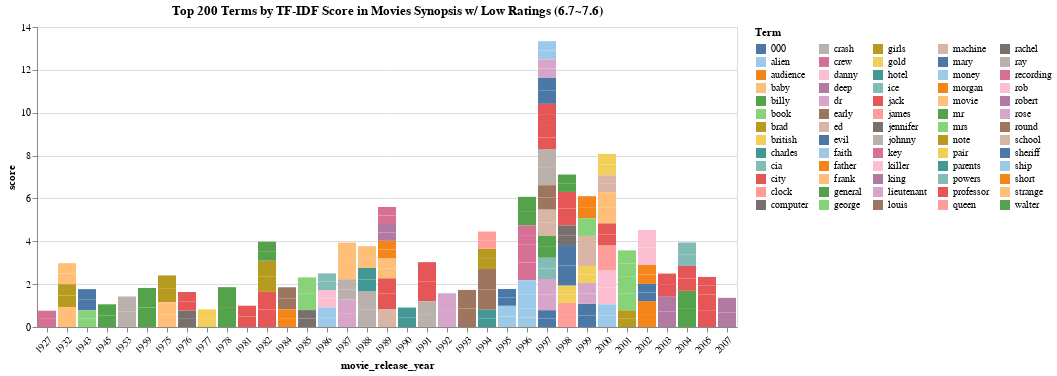

The code cell stored with this chart in its notebook:
### Code cell
# realtively med ratings
df = med
col = 'synopsis'
helper_fnc = [indicate_year, is_name]

df[col] = df[col].str.replace(r'\[.*\]', '', regex=True)
df[col] = df[col].fillna('')
df.reset_index(drop=True, inplace=True)


documents = df[col].tolist()
vectorizer = TfidfVectorizer(max_df=.8, min_df=0.05, stop_words='english', lowercase=True)
transformed_documents = vectorizer.fit_transform(documents)

# top features for each document
transformed_documents_as_array = transformed_documents.toarray()

dates = df['release_year'].tolist()
tfidf_results = []

# Loop through each document and get the top terms
for counter, doc in enumerate(transformed_documents_as_array):
    # create a df with the top terms
    tf_idf_tuples = list(zip(vectorizer.get_feature_names_out(), doc))
    one_doc_as_df = pd.DataFrame(tf_idf_tuples, columns=['term', 'score']).sort_values(by='score', ascending=False).reset_index(drop=True)
    one_doc_as_df['movie_release_year'] = dates[counter]
    # create indicator for year and name
    one_doc_as_df['is_year'] = one_doc_as_df['term'].apply(helper_fnc[0])
    tfidf_results.append(one_doc_as_df)
    one_doc_as_df['is_name'] = one_doc_as_df['term'].apply(helper_fnc[1])
    tfidf_results.append(one_doc_as_df)

tfidf_df = pd.concat(tfidf_results)
tfidf_df = tfidf_df.sort_values(by=['score'], ascending=False).reset_index(drop=True)

tfidf_df.to_csv(r'C:\Users\98768\Desktop\is310\project\movie-corpus\processed\synopsis_results\tfidf_med.csv', index=False)
 
data = tfidf_df[(tfidf_df['is_year'] == 0) & (tfidf_df['is_name'] == 0)].head(200).reset_index(drop=True)
selection = alt.selection_point(fields=['term'], bind='legend')

chart = alt.Chart(data).mark_bar().encode(
    y='score',
    x=alt.X('movie_release_year:N', axis=alt.Axis(labelAngle=-45)),
    color=alt.Color('term', legend=alt.Legend(title='Term', orient='right', symbolLimit=len(data['term'].unique()), columns=5), scale=alt.Scale(scheme='tableau20')),
    tooltip=['term', 'score', 'movie_release_year'],
    opacity=alt.condition(selection, alt.value(1), alt.value(0.2))
).add_params(selection).properties(
    title='Top 200 Terms by TF-IDF Score in Movies Synopsis w/ Low Ratings (6.7~7.6)'
)

chart

### Figure 1 — Vega-Lite specification as saved in the notebook (floating-point values rounded to 4 significant figures; data arrays with more than 128 entries replaced by an {"elided": "..."} marker saying what was removed)
{"config": {"view": {"continuousWidth": 300, "continuousHeight": 300}}, "data": {"name": "data-b2a8d89f43feb3c56328148116d3f09e"}, "mark": {"type": "bar"}, "encoding": {"color": {"field": "term", "legend": {"columns": 5, "orient": "right", "symbolLimit": 65, "title": "Term"}, "scale": {"scheme": "tableau20"}, "type": "nominal"}, "opacity": {"condition": {"param": "param_2", "value": 1}, "value": 0.2}, "tooltip": [{"field": "term", "type": "nominal"}, {"field": "score", "type": "quantitative"}, {"field": "movie_release_year", "type": "quantitative"}], "x": {"axis": {"labelAngle": -45}, "field": "movie_release_year", "type": "nominal"}, "y": {"field": "score", "type": "quantitative"}}, "params": [{"name": "param_2", "select": {"type": "point", "fields": ["term"]}, "bind": "legend"}], "title": "Top 200 Terms by TF-IDF Score in Movies Synopsis w/ Low Ratings (6.7~7.6)", "$schema": "https://vega.github.io/schema/vega-lite/v5.16.3.json", "datasets": {"data-b2a8d89f43feb3c56328148116d3f09e": {"elided": "200 records"}}}
